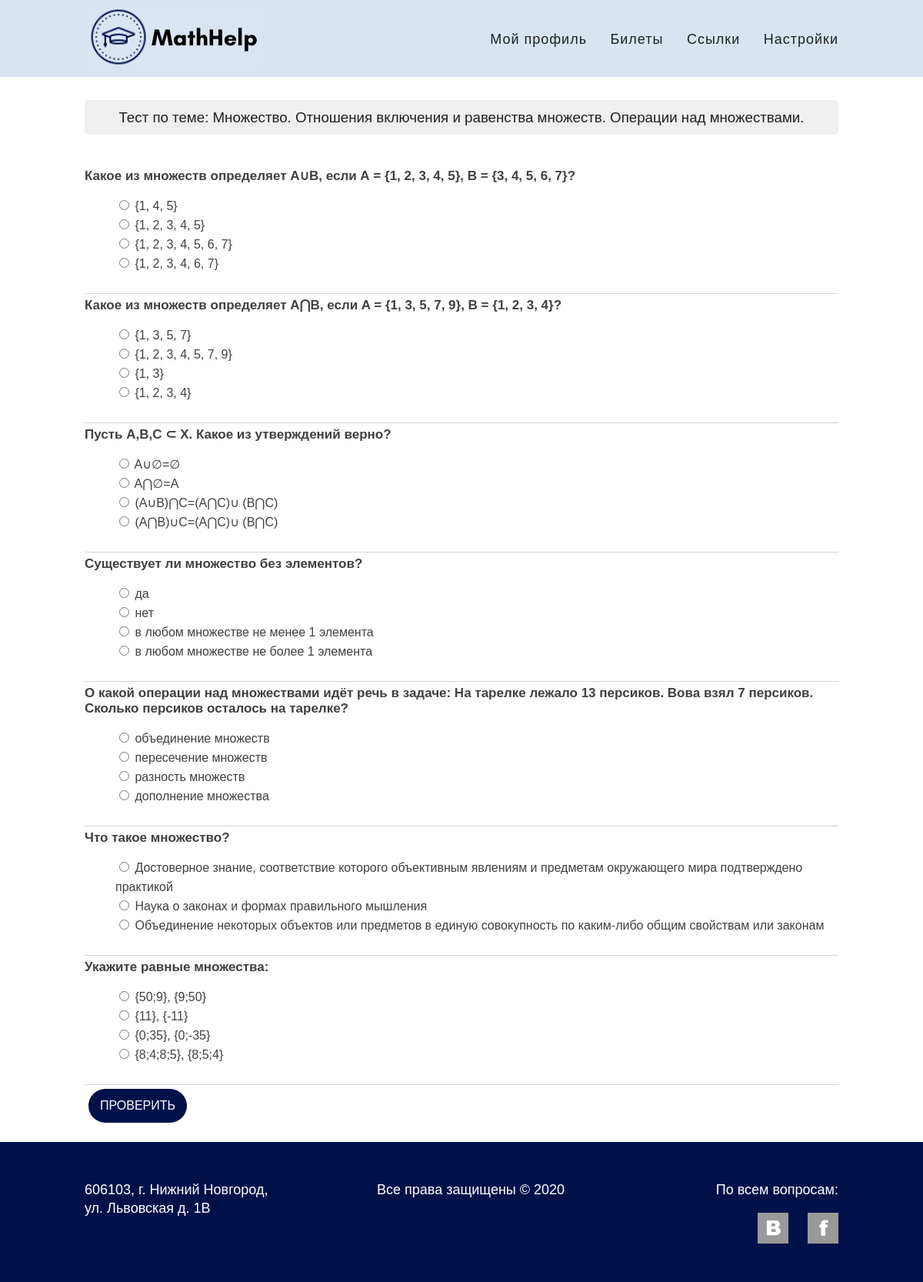
The app's page /quiz/1 (signed in) with its own data.
### apps/quiz/models.py (models this page shows, shortened)
class Quiz(models.Model):
    PASS_PERCENT = 70
    ticket = models.OneToOneField(Ticket, on_delete=models.CASCADE)
    class Meta:
        verbose_name_plural = 'quizzes'
    def get_absolute_url(self):
        return reverse(QuizConfig.QUIZ_FORM_URL, args=[self.id])
    def get_questions(self):
        if not hasattr(self, '_questions'):
            self._questions = self.question_set.all()
        return self._questions

class Question(models.Model):
    quiz = models.ForeignKey(Quiz, on_delete=models.CASCADE)
    text = models.CharField(max_length=512)  # TODO unique = True fails
    def get_answers(self):
        if not hasattr(self, '_answers'):
           self._answers = self.answer_set.all()
        return self._answers

### apps/tickets/models.py (models this page shows, shortened)
class Ticket(models.Model):
    MIN_LEVEL, MAX_LEVEL = 1, 5
    error_messages = {
        'invalid_level': f'Level must be a value from {MIN_LEVEL} to {MAX_LEVEL}.'
    }
    name = models.CharField(max_length=256, unique=True)
    level = models.SmallIntegerField()
    filename = models.CharField(max_length=256, unique=True)
    objects = TicketManager()
    def __str__(self):
        return self.name

### apps/quiz/views.py (the view, shortened to what this page needs)
@method_decorator(quiz_not_taken_required, name='dispatch')
class QuizFormView(FormView):
    form_class = QuizForm
    template_name = f'{QuizConfig.name}/quiz-form.html'
    def get_object(self):
        if not hasattr(self, 'object'):
            self.object = get_object_or_404(Quiz, id=self.kwargs['quiz_id'])
        return self.object
    def get_context_data(self, *args, **kwargs):
        context = super().get_context_data(*args, **kwargs)
        context['quiz'] = self.get_object()
        return context
    def get_form_kwargs(self, *args, **kwargs):
        kwargs = super().get_form_kwargs(*args, **kwargs)
        kwargs['quiz'] = self.get_object()
        return kwargs

### apps/quiz/forms.py (shortened to what this page needs)
class QuizForm(forms.Form):
    def __init__(self, quiz, *args, **kwargs):
        super().__init__(*args, **kwargs)
        self.use_required_attribute = False
        for question in quiz.get_questions():
            choices = [(answer.id, answer.text) for answer in question.get_answers()]
            self.fields[str(question.id)] = forms.ChoiceField(
                label=question.text, choices=choices, widget=forms.RadioSelect()
            )

### apps/accounts/context_processors.py (called while the page is built)
def accounts(request):
    return {
        'ACCOUNT_LOGIN_URL':           AccountsConfig.ACCOUNT_LOGIN_URL,
        'ACCOUNT_LOGOUT_URL':          AccountsConfig.ACCOUNT_LOGOUT_URL,
        'ACCOUNT_SETTINGS_URL':        AccountsConfig.ACCOUNT_SETTINGS_URL,
        'ACCOUNT_CREATE_URL':          AccountsConfig.ACCOUNT_CREATE_URL,
        'ACCOUNT_DELETE_URL':          AccountsConfig.ACCOUNT_DELETE_URL,
        'ACCOUNT_PASSWORD_CHANGE_URL': AccountsConfig.ACCOUNT_PASSWORD_CHANGE_URL,
        'ACCOUNT_USERNAME_UPDATE_URL': AccountsConfig.ACCOUNT_USERNAME_UPDATE_URL,
        'ACCOUNT_EMAIL_UPDATE_URL':    AccountsConfig.ACCOUNT_EMAIL_UPDATE_URL,
    }

### apps/forum/context_processors.py (called while the page is built)
def forum(request):
    return {
        'FORUM_COMMENT_CREATE_URL': ForumConfig.FORUM_COMMENT_CREATE_URL,
        'FORUM_COMMENT_DELETE_URL': ForumConfig.FORUM_COMMENT_DELETE_URL,
    }

### apps/pages/context_processors.py (called while the page is built)
def pages(request):
    return {
        'INDEX_URL':      PagesConfig.INDEX_URL,
        'REFERENCES_URL': PagesConfig.REFERENCES_URL,
    }

### apps/profiles/models.py (called while the page is built)
    def get_absolute_url(self):
        return reverse(ProfilesConfig.PROFILE_DETAIL_URL, args=[self.user.username])

### apps/quiz/context_processors.py (called while the page is built)
def quiz(request):
    return {
        'QUIZ_FORM_URL':    QuizConfig.QUIZ_FORM_URL,
        'QUIZ_RESULT_URL':  QuizConfig.QUIZ_RESULT_URL,
        'QUIZ_SAVE_URL':    QuizConfig.QUIZ_SAVE_URL,
        'QUIZ_RESTART_URL': QuizConfig.QUIZ_RESTART_URL,
        'QUIZ_REPORT_URL':  QuizConfig.QUIZ_REPORT_URL,
    }

### apps/tickets/context_processors.py (called while the page is built)
def tickets(request):
    return {
        'TICKET_LIST_URL':     TicketsConfig.TICKET_LIST_URL,
    }

### apps/quiz/templates/quiz/quiz-form.html (shortened to what this page needs)
{% extends 'base.html' %}
{% load static %}
{% block css %}
  <link rel="stylesheet" href="{% static 'quiz/css/style.css' %}">
{% endblock %}
{% block content %}
  <div class="container">
    <div class='quiz-detail'>
      <h3>Тест по теме: {{ quiz.ticket }}</h3>
    </div>
    <form class="quiz-form" action="{{ quiz.get_absolute_url }}" method="POST">
      {% for field in form %}
        <div class='border-bottom'>
          <div class='label-form'>
            {{ field.label_tag }}
          </div>
          <div class='label-form-field'>
            {{ field }}
          </div>
        </div>
      {% endfor %}
      <button class="btn btn-blue" type="submit">Проверить</button>
    </form>
  </div>
{% endblock %}

### static/css/style.css (style rules this page uses)
body { min-width: 1000px; margin: 0; padding: 0; font-family: Arial, sans-serif; font-size: 16px; line-height: 24px; color: #1f2022; }
.container { width: 980px; margin: 0 auto; padding: 0 10px; }
.border-bottom { padding-bottom: 10px; border-bottom: 1px solid; border-color: #d1d5da; }
.btn { display: inline-block; padding: 15px; margin: 5px; font-size: 16px; line-height: 14px; vertical-align: top; text-align: center; text-decoration: none; text-transform: uppercase; color: #ffffff; cursor: pointer; outline: none; border: none; border-radius:999px; }
.btn-blue { background: #00114a; }

### apps/quiz/static/quiz/css/style.css (style rules this page uses)
.quiz-form { padding-top: 20px; padding-bottom: 20px; }
li { list-style-type: none; }
.quiz-detail { background: #efefef; border: none; border-radius: 5px; text-align: center; margin-top: 30px; }
.quiz-detail h3 { padding-top: 10px; padding-bottom: 10px; font-weight: normal; line-height: 25px; }
.label-form { color: #404040; font-size: 17px; line-height: 20px; font-weight: 600; padding-top: 5px; }
.label-form-field { color: #404040; font-size: 16px; line-height: 25px; font-weight: normal; }

### records on screen
Quiz: ticket "Множество. Отношения включения и равенства множеств. Операции над множествами."
Question: label_tag "Какое из множеств определяет А∪В, если А = {1, 2, 3, 4, 5}, B = {3, 4, 5, 6, 7}?"
Question: label_tag "Какое из множеств определяет А⋂В, если A = {1, 3, 5, 7, 9}, B = {1, 2, 3, 4}?"
Question: label_tag "Пусть A,B,C ⊂ X. Какое из утверждений верно?"
Question: label_tag "Существует ли множество без элементов?"
Question: label_tag "О какой операции над множествами идёт речь в задаче: На тарелке лежало 13 персиков. Вова взял 7 персиков. Сколько персиков осталось на тарелке?"
Question: label_tag "Что такое множество?"
Question: label_tag "Укажите равные множества:"
